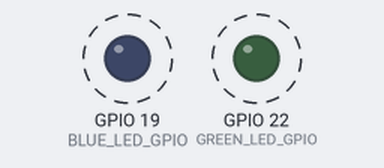
A sketch run on a simulated ESP32. Shown: output pins drawn as LEDs (lit = HIGH). Dashed ring = blinking.

Above: at 0.2 s.
Timing chart, 0 to 3.0 s (numbered marks = the images above):
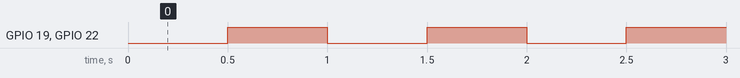

The sketch:

sketch_mar29a.ino
```cpp
/*
* ESP32 LED Blink Example
*/
#define GREEN_LED_GPIO 22
#define BLUE_LED_GPIO 19

void setup() {
 // Set pin mode
  pinMode(GREEN_LED_GPIO,OUTPUT);
  pinMode(BLUE_LED_GPIO,OUTPUT);
}
void loop() {
 delay(500); // 500ms
 digitalWrite(GREEN_LED_GPIO,HIGH); // Turn on LED
 digitalWrite(BLUE_LED_GPIO,HIGH); // Turn on LED
 delay(500); // 500ms
 digitalWrite(GREEN_LED_GPIO,LOW); // Turn off LED
 digitalWrite(BLUE_LED_GPIO,LOW); // Turn on LED
}
```

Measured:
- by itself, GPIO 19 (BLUE_LED_GPIO), GPIO 22 (GREEN_LED_GPIO): alternates HIGH for 0.50 s and LOW for 0.50 s
